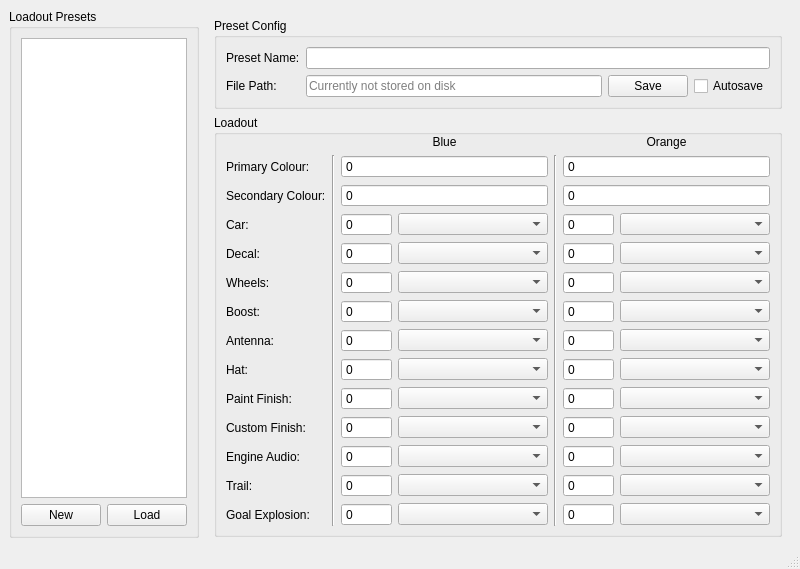
<?xml version="1.0" encoding="UTF-8"?>
<ui version="4.0">
 <class>LoadoutPresetCustomiser</class>
 <widget class="QMainWindow" name="LoadoutPresetCustomiser">
  <property name="geometry">
   <rect>
    <x>0</x>
    <y>0</y>
    <width>725</width>
    <height>510</height>
   </rect>
  </property>
  <property name="windowTitle">
   <string>Loadout Preset Customiser</string>
  </property>
  <widget class="QWidget" name="centralwidget">
   <layout class="QHBoxLayout" name="horizontalLayout" stretch="2,5">
    <item>
     <widget class="QGroupBox" name="groupBox_3">
      <property name="title">
       <string>Loadout Presets</string>
      </property>
      <layout class="QVBoxLayout" name="verticalLayout">
       <item>
        <widget class="QListWidget" name="presets_listwidget">
         <property name="editTriggers">
          <set>QAbstractItemView::DoubleClicked|QAbstractItemView::EditKeyPressed|QAbstractItemView::SelectedClicked</set>
         </property>
         <property name="sortingEnabled">
          <bool>true</bool>
         </property>
        </widget>
       </item>
       <item>
        <widget class="QFrame" name="frame">
         <property name="frameShape">
          <enum>QFrame::NoFrame</enum>
         </property>
         <layout class="QHBoxLayout" name="horizontalLayout_2">
          <property name="leftMargin">
           <number>0</number>
          </property>
          <property name="topMargin">
           <number>0</number>
          </property>
          <property name="rightMargin">
           <number>0</number>
          </property>
          <property name="bottomMargin">
           <number>0</number>
          </property>
          <item>
           <widget class="QPushButton" name="preset_new_pushbutton">
            <property name="text">
             <string>New</string>
            </property>
           </widget>
          </item>
          <item>
           <widget class="QPushButton" name="preset_load_pushbutton">
            <property name="text">
             <string>Load</string>
            </property>
           </widget>
          </item>
         </layout>
        </widget>
       </item>
      </layout>
     </widget>
    </item>
    <item>
     <widget class="QFrame" name="right_frame">
      <layout class="QVBoxLayout" name="verticalLayout_4" stretch="0,1">
       <property name="bottomMargin">
        <number>1</number>
       </property>
       <item>
        <widget class="QGroupBox" name="preset_config_groupbox">
         <property name="sizePolicy">
          <sizepolicy hsizetype="Preferred" vsizetype="Preferred">
           <horstretch>0</horstretch>
           <verstretch>0</verstretch>
          </sizepolicy>
         </property>
         <property name="title">
          <string>Preset Config</string>
         </property>
         <layout class="QGridLayout" name="gridLayout_2">
          <item row="2" column="0">
           <widget class="QLabel" name="label_17">
            <property name="text">
             <string>File Path:</string>
            </property>
           </widget>
          </item>
          <item row="0" column="0">
           <widget class="QLabel" name="label_16">
            <property name="text">
             <string>Preset Name:</string>
            </property>
           </widget>
          </item>
          <item row="2" column="3" alignment="Qt::AlignHCenter">
           <widget class="QCheckBox" name="preset_autosave_checkbox">
            <property name="text">
             <string>Autosave</string>
            </property>
           </widget>
          </item>
          <item row="2" column="1">
           <widget class="QLineEdit" name="preset_path_lineedit">
            <property name="alignment">
             <set>Qt::AlignLeading|Qt::AlignLeft|Qt::AlignVCenter</set>
            </property>
            <property name="readOnly">
             <bool>true</bool>
            </property>
            <property name="placeholderText">
             <string>Currently not stored on disk</string>
            </property>
           </widget>
          </item>
          <item row="2" column="2">
           <widget class="QPushButton" name="preset_save_pushbutton">
            <property name="text">
             <string>Save</string>
            </property>
           </widget>
          </item>
          <item row="0" column="1" colspan="3">
           <widget class="QLineEdit" name="preset_name_lineedit"/>
          </item>
         </layout>
        </widget>
       </item>
       <item>
        <widget class="QGroupBox" name="loadout_config_groupbox">
         <property name="title">
          <string>Loadout</string>
         </property>
         <layout class="QGridLayout" name="gridLayout" columnstretch="1,1,1,2,1,1,2">
          <property name="topMargin">
           <number>0</number>
          </property>
          <property name="bottomMargin">
           <number>8</number>
          </property>
          <item row="0" column="2" colspan="2">
           <widget class="QLabel" name="label_14">
            <property name="sizePolicy">
             <sizepolicy hsizetype="Preferred" vsizetype="Maximum">
              <horstretch>0</horstretch>
              <verstretch>0</verstretch>
             </sizepolicy>
            </property>
            <property name="text">
             <string>Blue</string>
            </property>
            <property name="alignment">
             <set>Qt::AlignCenter</set>
            </property>
           </widget>
          </item>
          <item row="0" column="5" colspan="2">
           <widget class="QLabel" name="label_15">
            <property name="sizePolicy">
             <sizepolicy hsizetype="Preferred" vsizetype="Maximum">
              <horstretch>0</horstretch>
              <verstretch>0</verstretch>
             </sizepolicy>
            </property>
            <property name="text">
             <string>Orange</string>
            </property>
            <property name="alignment">
             <set>Qt::AlignCenter</set>
            </property>
           </widget>
          </item>
          <item row="1" column="0">
           <widget class="QLabel" name="label">
            <property name="text">
             <string>Primary Colour:</string>
            </property>
           </widget>
          </item>
          <item row="1" column="2" colspan="2">
           <widget class="QSpinBox" name="blue_primary_spinbox">
            <property name="buttonSymbols">
             <enum>QAbstractSpinBox::NoButtons</enum>
            </property>
            <property name="maximum">
             <number>999999999</number>
            </property>
           </widget>
          </item>
          <item row="1" column="5" colspan="2">
           <widget class="QSpinBox" name="orange_primary_spinbox">
            <property name="buttonSymbols">
             <enum>QAbstractSpinBox::NoButtons</enum>
            </property>
            <property name="maximum">
             <number>999999999</number>
            </property>
           </widget>
          </item>
          <item row="2" column="0">
           <widget class="QLabel" name="label_2">
            <property name="text">
             <string>Secondary Colour:</string>
            </property>
           </widget>
          </item>
          <item row="3" column="0">
           <widget class="QLabel" name="label_3">
            <property name="text">
             <string>Car:</string>
            </property>
           </widget>
          </item>
          <item row="2" column="5" colspan="2">
           <widget class="QSpinBox" name="orange_secondary_spinbox">
            <property name="buttonSymbols">
             <enum>QAbstractSpinBox::NoButtons</enum>
            </property>
            <property name="maximum">
             <number>999999999</number>
            </property>
           </widget>
          </item>
          <item row="2" column="2" colspan="2">
           <widget class="QSpinBox" name="blue_secondary_spinbox">
            <property name="buttonSymbols">
             <enum>QAbstractSpinBox::NoButtons</enum>
            </property>
            <property name="maximum">
             <number>999999999</number>
            </property>
           </widget>
          </item>
          <item row="3" column="2">
           <widget class="QSpinBox" name="blue_car_spinbox">
            <property name="buttonSymbols">
             <enum>QAbstractSpinBox::NoButtons</enum>
            </property>
            <property name="maximum">
             <number>999999</number>
            </property>
           </widget>
          </item>
          <item row="3" column="5">
           <widget class="QSpinBox" name="orange_car_spinbox">
            <property name="buttonSymbols">
             <enum>QAbstractSpinBox::NoButtons</enum>
            </property>
            <property name="maximum">
             <number>999999</number>
            </property>
           </widget>
          </item>
          <item row="3" column="6">
           <widget class="QComboBox" name="orange_car_combobox">
            <property name="sizeAdjustPolicy">
             <enum>QComboBox::AdjustToMinimumContentsLength</enum>
            </property>
            <property name="minimumContentsLength">
             <number>15</number>
            </property>
           </widget>
          </item>
          <item row="3" column="3">
           <widget class="QComboBox" name="blue_car_combobox">
            <property name="sizeAdjustPolicy">
             <enum>QComboBox::AdjustToMinimumContentsLength</enum>
            </property>
            <property name="minimumContentsLength">
             <number>15</number>
            </property>
           </widget>
          </item>
          <item row="4" column="0">
           <widget class="QLabel" name="label_4">
            <property name="text">
             <string>Decal:</string>
            </property>
           </widget>
          </item>
          <item row="4" column="2">
           <widget class="QSpinBox" name="blue_decal_spinbox">
            <property name="buttonSymbols">
             <enum>QAbstractSpinBox::NoButtons</enum>
            </property>
            <property name="maximum">
             <number>999999</number>
            </property>
           </widget>
          </item>
          <item row="4" column="3">
           <widget class="QComboBox" name="blue_decal_combobox">
            <property name="sizeAdjustPolicy">
             <enum>QComboBox::AdjustToMinimumContentsLength</enum>
            </property>
            <property name="minimumContentsLength">
             <number>15</number>
            </property>
           </widget>
          </item>
          <item row="4" column="5">
           <widget class="QSpinBox" name="orange_decal_spinbox">
            <property name="buttonSymbols">
             <enum>QAbstractSpinBox::NoButtons</enum>
            </property>
            <property name="maximum">
             <number>999999</number>
            </property>
           </widget>
          </item>
          <item row="5" column="2">
           <widget class="QSpinBox" name="blue_wheels_spinbox">
            <property name="buttonSymbols">
             <enum>QAbstractSpinBox::NoButtons</enum>
            </property>
            <property name="maximum">
             <number>999999</number>
            </property>
           </widget>
          </item>
          <item row="5" column="3">
           <widget class="QComboBox" name="blue_wheels_combobox">
            <property name="sizeAdjustPolicy">
             <enum>QComboBox::AdjustToMinimumContentsLength</enum>
            </property>
            <property name="minimumContentsLength">
             <number>15</number>
            </property>
           </widget>
          </item>
          <item row="5" column="5">
           <widget class="QSpinBox" name="orange_wheels_spinbox">
            <property name="buttonSymbols">
             <enum>QAbstractSpinBox::NoButtons</enum>
            </property>
            <property name="maximum">
             <number>999999</number>
            </property>
           </widget>
          </item>
          <item row="4" column="6">
           <widget class="QComboBox" name="orange_decal_combobox">
            <property name="sizeAdjustPolicy">
             <enum>QComboBox::AdjustToMinimumContentsLength</enum>
            </property>
            <property name="minimumContentsLength">
             <number>15</number>
            </property>
           </widget>
          </item>
          <item row="5" column="0">
           <widget class="QLabel" name="label_5">
            <property name="text">
             <string>Wheels:</string>
            </property>
           </widget>
          </item>
          <item row="6" column="5">
           <widget class="QSpinBox" name="orange_boost_spinbox">
            <property name="buttonSymbols">
             <enum>QAbstractSpinBox::NoButtons</enum>
            </property>
            <property name="maximum">
             <number>999999</number>
            </property>
           </widget>
          </item>
          <item row="6" column="3">
           <widget class="QComboBox" name="blue_boost_combobox">
            <property name="sizeAdjustPolicy">
             <enum>QComboBox::AdjustToMinimumContentsLength</enum>
            </property>
            <property name="minimumContentsLength">
             <number>15</number>
            </property>
           </widget>
          </item>
          <item row="6" column="0">
           <widget class="QLabel" name="label_6">
            <property name="text">
             <string>Boost:</string>
            </property>
           </widget>
          </item>
          <item row="5" column="6">
           <widget class="QComboBox" name="orange_wheels_combobox">
            <property name="sizeAdjustPolicy">
             <enum>QComboBox::AdjustToMinimumContentsLength</enum>
            </property>
            <property name="minimumContentsLength">
             <number>15</number>
            </property>
           </widget>
          </item>
          <item row="6" column="2">
           <widget class="QSpinBox" name="blue_boost_spinbox">
            <property name="buttonSymbols">
             <enum>QAbstractSpinBox::NoButtons</enum>
            </property>
            <property name="maximum">
             <number>999999</number>
            </property>
           </widget>
          </item>
          <item row="7" column="0">
           <widget class="QLabel" name="label_7">
            <property name="text">
             <string>Antenna:</string>
            </property>
           </widget>
          </item>
          <item row="7" column="3">
           <widget class="QComboBox" name="blue_antenna_combobox">
            <property name="sizeAdjustPolicy">
             <enum>QComboBox::AdjustToMinimumContentsLength</enum>
            </property>
            <property name="minimumContentsLength">
             <number>15</number>
            </property>
           </widget>
          </item>
          <item row="7" column="2">
           <widget class="QSpinBox" name="blue_antenna_spinbox">
            <property name="buttonSymbols">
             <enum>QAbstractSpinBox::NoButtons</enum>
            </property>
            <property name="maximum">
             <number>999999</number>
            </property>
           </widget>
          </item>
          <item row="7" column="5">
           <widget class="QSpinBox" name="orange_antenna_spinbox">
            <property name="buttonSymbols">
             <enum>QAbstractSpinBox::NoButtons</enum>
            </property>
            <property name="maximum">
             <number>999999</number>
            </property>
           </widget>
          </item>
          <item row="6" column="6">
           <widget class="QComboBox" name="orange_boost_combobox">
            <property name="sizeAdjustPolicy">
             <enum>QComboBox::AdjustToMinimumContentsLength</enum>
            </property>
            <property name="minimumContentsLength">
             <number>15</number>
            </property>
           </widget>
          </item>
          <item row="8" column="0">
           <widget class="QLabel" name="label_8">
            <property name="text">
             <string>Hat:</string>
            </property>
           </widget>
          </item>
          <item row="8" column="2">
           <widget class="QSpinBox" name="blue_hat_spinbox">
            <property name="buttonSymbols">
             <enum>QAbstractSpinBox::NoButtons</enum>
            </property>
            <property name="maximum">
             <number>999999</number>
            </property>
           </widget>
          </item>
          <item row="8" column="3">
           <widget class="QComboBox" name="blue_hat_combobox">
            <property name="sizeAdjustPolicy">
             <enum>QComboBox::AdjustToMinimumContentsLength</enum>
            </property>
            <property name="minimumContentsLength">
             <number>15</number>
            </property>
           </widget>
          </item>
          <item row="8" column="5">
           <widget class="QSpinBox" name="orange_hat_spinbox">
            <property name="buttonSymbols">
             <enum>QAbstractSpinBox::NoButtons</enum>
            </property>
            <property name="maximum">
             <number>999999</number>
            </property>
           </widget>
          </item>
          <item row="7" column="6">
           <widget class="QComboBox" name="orange_antenna_combobox">
            <property name="sizeAdjustPolicy">
             <enum>QComboBox::AdjustToMinimumContentsLength</enum>
            </property>
            <property name="minimumContentsLength">
             <number>15</number>
            </property>
           </widget>
          </item>
          <item row="8" column="6">
           <widget class="QComboBox" name="orange_hat_combobox">
            <property name="sizeAdjustPolicy">
             <enum>QComboBox::AdjustToMinimumContentsLength</enum>
            </property>
            <property name="minimumContentsLength">
             <number>15</number>
            </property>
           </widget>
          </item>
          <item row="9" column="2">
           <widget class="QSpinBox" name="blue_paint_finish_spinbox">
            <property name="buttonSymbols">
             <enum>QAbstractSpinBox::NoButtons</enum>
            </property>
            <property name="maximum">
             <number>999999</number>
            </property>
           </widget>
          </item>
          <item row="9" column="3">
           <widget class="QComboBox" name="blue_paint_finish_combobox">
            <property name="sizeAdjustPolicy">
             <enum>QComboBox::AdjustToMinimumContentsLength</enum>
            </property>
            <property name="minimumContentsLength">
             <number>15</number>
            </property>
           </widget>
          </item>
          <item row="9" column="0">
           <widget class="QLabel" name="label_9">
            <property name="text">
             <string>Paint Finish:</string>
            </property>
           </widget>
          </item>
          <item row="10" column="0">
           <widget class="QLabel" name="label_10">
            <property name="text">
             <string>Custom Finish:</string>
            </property>
           </widget>
          </item>
          <item row="10" column="3">
           <widget class="QComboBox" name="blue_custom_finish_combobox">
            <property name="sizeAdjustPolicy">
             <enum>QComboBox::AdjustToMinimumContentsLength</enum>
            </property>
            <property name="minimumContentsLength">
             <number>15</number>
            </property>
           </widget>
          </item>
          <item row="9" column="6">
           <widget class="QComboBox" name="orange_paint_finish_combobox">
            <property name="sizeAdjustPolicy">
             <enum>QComboBox::AdjustToMinimumContentsLength</enum>
            </property>
            <property name="minimumContentsLength">
             <number>15</number>
            </property>
           </widget>
          </item>
          <item row="10" column="2">
           <widget class="QSpinBox" name="blue_custom_finish_spinbox">
            <property name="buttonSymbols">
             <enum>QAbstractSpinBox::NoButtons</enum>
            </property>
            <property name="maximum">
             <number>999999</number>
            </property>
           </widget>
          </item>
          <item row="9" column="5">
           <widget class="QSpinBox" name="orange_paint_finish_spinbox">
            <property name="buttonSymbols">
             <enum>QAbstractSpinBox::NoButtons</enum>
            </property>
            <property name="maximum">
             <number>999999</number>
            </property>
           </widget>
          </item>
          <item row="11" column="2">
           <widget class="QSpinBox" name="blue_engine_spinbox">
            <property name="buttonSymbols">
             <enum>QAbstractSpinBox::NoButtons</enum>
            </property>
            <property name="maximum">
             <number>999999</number>
            </property>
           </widget>
          </item>
          <item row="11" column="3">
           <widget class="QComboBox" name="blue_engine_combobox">
            <property name="sizeAdjustPolicy">
             <enum>QComboBox::AdjustToMinimumContentsLength</enum>
            </property>
            <property name="minimumContentsLength">
             <number>15</number>
            </property>
           </widget>
          </item>
          <item row="11" column="5">
           <widget class="QSpinBox" name="orange_engine_spinbox">
            <property name="buttonSymbols">
             <enum>QAbstractSpinBox::NoButtons</enum>
            </property>
            <property name="maximum">
             <number>999999</number>
            </property>
           </widget>
          </item>
          <item row="10" column="5">
           <widget class="QSpinBox" name="orange_custom_finish_spinbox">
            <property name="buttonSymbols">
             <enum>QAbstractSpinBox::NoButtons</enum>
            </property>
            <property name="maximum">
             <number>999999</number>
            </property>
           </widget>
          </item>
          <item row="11" column="0">
           <widget class="QLabel" name="label_11">
            <property name="text">
             <string>Engine Audio:</string>
            </property>
           </widget>
          </item>
          <item row="10" column="6">
           <widget class="QComboBox" name="orange_custom_finish_combobox">
            <property name="sizeAdjustPolicy">
             <enum>QComboBox::AdjustToMinimumContentsLength</enum>
            </property>
            <property name="minimumContentsLength">
             <number>15</number>
            </property>
           </widget>
          </item>
          <item row="11" column="6">
           <widget class="QComboBox" name="orange_engine_combobox">
            <property name="sizeAdjustPolicy">
             <enum>QComboBox::AdjustToMinimumContentsLength</enum>
            </property>
            <property name="minimumContentsLength">
             <number>15</number>
            </property>
           </widget>
          </item>
          <item row="12" column="3">
           <widget class="QComboBox" name="blue_trails_combobox">
            <property name="sizeAdjustPolicy">
             <enum>QComboBox::AdjustToMinimumContentsLength</enum>
            </property>
            <property name="minimumContentsLength">
             <number>15</number>
            </property>
           </widget>
          </item>
          <item row="12" column="0">
           <widget class="QLabel" name="label_12">
            <property name="text">
             <string>Trail:</string>
            </property>
           </widget>
          </item>
          <item row="12" column="2">
           <widget class="QSpinBox" name="blue_trails_spinbox">
            <property name="buttonSymbols">
             <enum>QAbstractSpinBox::NoButtons</enum>
            </property>
            <property name="maximum">
             <number>999999</number>
            </property>
           </widget>
          </item>
          <item row="12" column="5">
           <widget class="QSpinBox" name="orange_trails_spinbox">
            <property name="buttonSymbols">
             <enum>QAbstractSpinBox::NoButtons</enum>
            </property>
            <property name="maximum">
             <number>999999</number>
            </property>
           </widget>
          </item>
          <item row="12" column="6">
           <widget class="QComboBox" name="orange_trails_combobox">
            <property name="sizeAdjustPolicy">
             <enum>QComboBox::AdjustToMinimumContentsLength</enum>
            </property>
            <property name="minimumContentsLength">
             <number>15</number>
            </property>
           </widget>
          </item>
          <item row="13" column="0">
           <widget class="QLabel" name="label_13">
            <property name="text">
             <string>Goal Explosion:</string>
            </property>
           </widget>
          </item>
          <item row="13" column="2">
           <widget class="QSpinBox" name="blue_goal_explosion_spinbox">
            <property name="buttonSymbols">
             <enum>QAbstractSpinBox::NoButtons</enum>
            </property>
            <property name="maximum">
             <number>999999</number>
            </property>
           </widget>
          </item>
          <item row="13" column="3">
           <widget class="QComboBox" name="blue_goal_explosion_combobox">
            <property name="sizeAdjustPolicy">
             <enum>QComboBox::AdjustToMinimumContentsLength</enum>
            </property>
            <property name="minimumContentsLength">
             <number>15</number>
            </property>
           </widget>
          </item>
          <item row="13" column="6">
           <widget class="QComboBox" name="orange_goal_explosion_combobox">
            <property name="sizeAdjustPolicy">
             <enum>QComboBox::AdjustToMinimumContentsLength</enum>
            </property>
            <property name="minimumContentsLength">
             <number>15</number>
            </property>
           </widget>
          </item>
          <item row="13" column="5">
           <widget class="QSpinBox" name="orange_goal_explosion_spinbox">
            <property name="buttonSymbols">
             <enum>QAbstractSpinBox::NoButtons</enum>
            </property>
            <property name="maximum">
             <number>999999</number>
            </property>
           </widget>
          </item>
          <item row="1" column="1" rowspan="13">
           <widget class="Line" name="line_2">
            <property name="orientation">
             <enum>Qt::Vertical</enum>
            </property>
           </widget>
          </item>
          <item row="1" column="4" rowspan="13">
           <widget class="Line" name="line">
            <property name="orientation">
             <enum>Qt::Vertical</enum>
            </property>
           </widget>
          </item>
         </layout>
        </widget>
       </item>
      </layout>
     </widget>
    </item>
   </layout>
  </widget>
  <widget class="QStatusBar" name="statusbar"/>
 </widget>
 <resources/>
 <connections/>
</ui>
